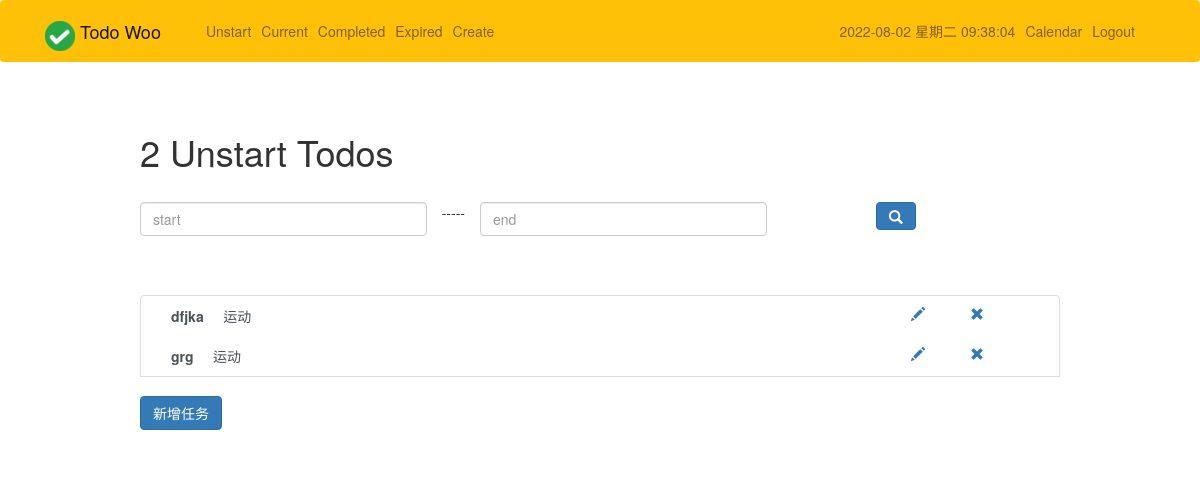
Before: /unstart/ (signed in) with the older database file.
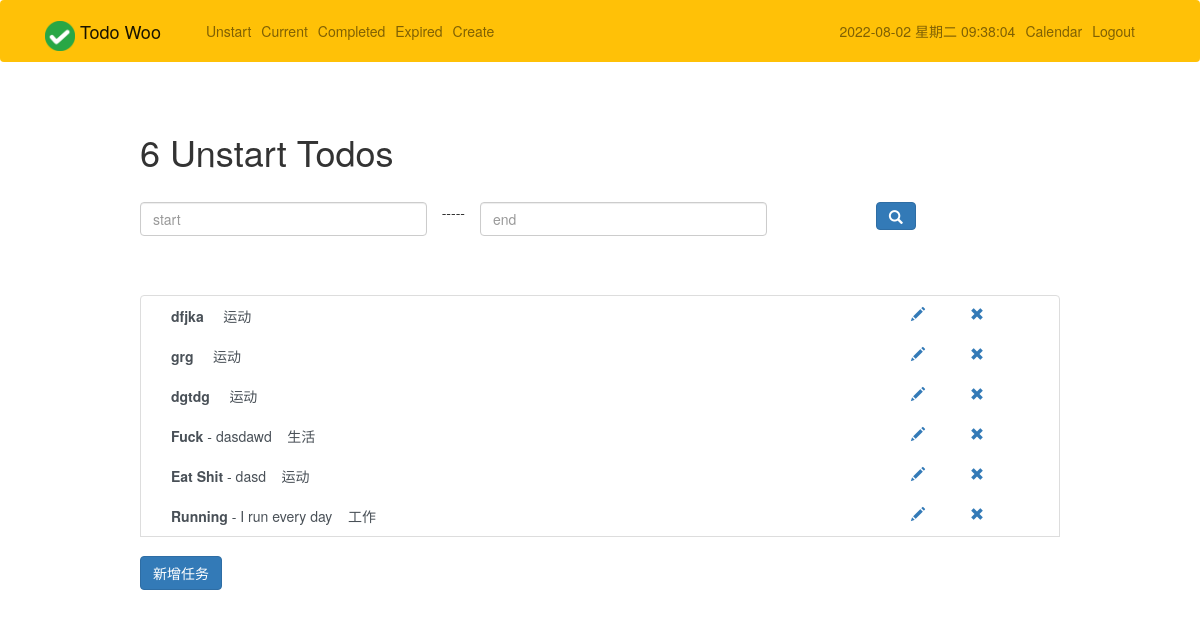
After: the same page with the newer database file.
### todo/models.py (models this page shows, shortened)
class Todo(models.Model):
    title = models.CharField(verbose_name="标题", max_length=100)
    memo = models.TextField(verbose_name="内容", blank=True)
    created = models.DateTimeField(auto_now_add=True)
    datecompleted = models.DateTimeField(null=True, blank=True)
    important = models.BooleanField(default=False)  # 不要用这个，没有用
    user = models.ForeignKey(User, on_delete=models.CASCADE)
    level = models.SmallIntegerField(verbose_name="任务重要性", choices=level_choices, default=0)
    expiration_date = models.DateTimeField(verbose_name="任务截止日期", null=True, blank=True)
    status = models.SmallIntegerField(verbose_name="任务状态", choices=status_choices, default=0)
    predict_hour = models.IntegerField(verbose_name="预计花费小时", default=0)
    predict_minute = models.IntegerField(verbose_name="预计花费分钟", default=0)
    isDaily = models.BooleanField(verbose_name="日常", default=False)
    fixedTime_start = models.TimeField(verbose_name="日常任务固定时间开始", null=True, blank=True)
    fixedTime_end = models.TimeField(verbose_name="日常任务固定时间结束", null=True, blank=True)
    tag = models.SmallIntegerField(verbose_name="标签", choices=tag_choices, default=0)
    overdue = models.BooleanField(default=False)

### todo/views.py (the view)
# urls.py: path('unstart/', views.unstarttodos, name='unstarttodos'),
@login_required
def unstarttodos(request):
    data_dict = {}
    tomorrow = (datetime.date.today() + datetime.timedelta(days=1)).strftime("%Y-%m-%d")
    start = request.GET.get('start')
    end = request.GET.get('end')
    if start and end:
        data_dict['expiration_date__lt'] = end
        data_dict['expiration_date__gt'] = start
    data_dict['status'] = 0
    data_dict['overdue'] = False
    todos = Todo.objects.filter(user=request.user, datecompleted__isnull=True, expiration_date__gte=tomorrow,
                                **data_dict)
    return render(request, 'todo/unstarttodo.html', {'todos': todos})

### todo/templates/todo/unstarttodo.html (shortened to what this page needs)
{% extends "todo/base.html" %}
{% load static %}
{% block css %}
    <link rel="stylesheet" href="{% static 'plugins/bootstrap_dist/css/bootstrap.css' %}">
    <link rel="stylesheet" href={% static 'plugins/bootstrap-datetimepicker-master/css/bootstrap-datetimepicker.css' %}>
{% endblock %}
{% block content %}
    <div class="row justify-content-center mt-5">
        <div class="col-md-10">
            {% if todos %}
                <h1>{{ todos.count }} Unstart Todo{{ todos.count|pluralize }}</h1>
                <br>
                <form method="get">
                    <div class="row">
                        <div class="form-group col-md-4">
                            <input id="start" name="start" class="form-control" type="text" required
                                   placeholder="start">
                        </div>
                        -----
                        <div class="form-group col-md-4">
                            <input id="end" name="end" class="form-control" type="text" required placeholder="end">
                        </div>
                        <div class="form-group col-md-1">&nbsp</div>
                        <div class="form-group col-md-1">
                            <button type="submit" class="btn btn-primary">
                                <span class="glyphicon glyphicon-search" aria-hidden="true"></span>
                            </button>
                        </div>
                    </div>
                </form>
            {% else %}
                <h1>Unstart Todos</h1>
            {% endif %}
        </div>
    </div>
    <div class="row justify-content-center mt-5">
        <div class="col-md-10">
            {% if todos %}
                <div class="list-group">
                    {% for todo in todos %}
                        <div class="list-group-item list-group-item-action{% if todo.important %} list-group-item-danger{% endif %}">
                            <a class="col-lg-10">
                                <b>{{ todo.title }}</b>
                                {% if todo.memo %} - {{ todo.memo|truncatechars:30 }}{% endif %}&nbsp;&nbsp;&nbsp;
                                {% if todo.tag == 0 %}
                                    运动
                                {% elif todo.tag == 1 %}
                                    学习
                                {% elif todo.tag == 2 %}
                                    饮食
                                {% elif todo.tag == 3 %}
                                    工作
                                {% elif todo.tag == 4 %}
                                    休闲
                                {% elif todo.tag == 5 %}
                                    生活
                                {% elif todo.tag == 6 %}
                                    其他
                                {% endif %}
                            </a>
                            <a href="{% url 'viewtodo' todo.id %}" class="col-lg-1">
                                <span class="glyphicon glyphicon-pencil" aria-hidden="true"></span>
                            </a>
                            <a href="#">
                            <span class="glyphicon glyphicon-remove" aria-hidden="true"
                                  onclick="$('#delete').click()"></span>
                            </a>
                        </div>
                    {% endfor %}
                    <div style="margin-top: 20px">
                        <a href="{% url 'createtodo' %}">
                            <button type="submit" class="btn btn-primary">新增任务</button>
                        </a>
                    </div>
                </div>
            {% else %}
                <div class="text-center">
                    <h2>Looks like you don't have any todos! Nice work.</h2>
                    <br>
                    <a role="button" class="btn btn-primary" href="{% url 'createtodo' %}">New Todo</a>
                </div>
            {% endif %}
        </div>
    </div>
{% endblock %}

### todo/templates/todo/base.html (shortened to what this page needs)
{% load static %}
<html>
<head>
    <link rel="stylesheet" href="https://stackpath.bootstrapcdn.com/bootstrap/4.4.1/css/bootstrap.min.css"
>
    <link rel="stylesheet" href="{% static 'plugins/bootstrap_dist/css/bootstrap.css' %}">
    {% block css %}{% endblock %}
</head>
<body>
<nav class="navbar navbar-expand-md navbar-light bg-warning">
    <div class="container">
        <a class="navbar-brand" href="{% url 'home' %}">
            <img src="{% static 'todo/logo.png' %}" width="30" height="30" class="d-inline-block align-top">
            <span>Todo Woo</span>
        </a>
        <div class="collapse navbar-collapse" id="navbarNav">
            {% if user.is_authenticated %}
                <ul class="navbar-nav mr-auto">
                    <li class="nav-item {{ unstart }}">
                        <a class="nav-link" href="/unstart/">Unstart</a>
                    </li>
                    <li class="nav-item {{ current }}">
                        <a class="nav-link" href="{% url 'currenttodos' %}">Current</a>
                    </li>
                    <li class="nav-item {{ completed }}">
                        <a class="nav-link" href="{% url 'completedtodos' %}">Completed</a>
                    </li>
                    <li class="nav-item {{ expired }}">
                        <a class="nav-link" href="/expired/">Expired</a>
                    </li>
                    <li class="nav-item {{ create }}">
                        <a class="nav-link" href="{% url 'createtodo' %}">Create</a>
                    </li>
                </ul>
            {% endif %}
            <ul class="navbar-nav ml-auto" style="float: right">
                {% if user.is_authenticated %}
                    <li class="nav-item">
                        <a class="nav-link" id="timespan" href="#">Time</a>
                    </li>
                    <li class="nav-item">
                        <a class="nav-link" href="{% url 'tocalendar' %}">Calendar</a>
                    </li>
                    <li class="nav-item">
                        <a href="#" onclick="$('#signOutBtn').click()" class="nav-link">Logout</a>
                    </li>
                {% endif %}
            </ul>
        </div>
    </div>
</nav>
<div class="container">
    {% block content %}{% endblock %}
</div>
</body>
</html>

Changed rows visible on the page:
added Todo: title "dgtdg", tag "运动"
added Todo: title "Fuck", memo "dasdawd", tag "生活"
added Todo: title "Eat Shit", memo "dasd", tag "运动"
added Todo: title "Running", memo "I run every day", tag "工作"
Other visible differences:
{{ todos.count }}: "2" → "6"
